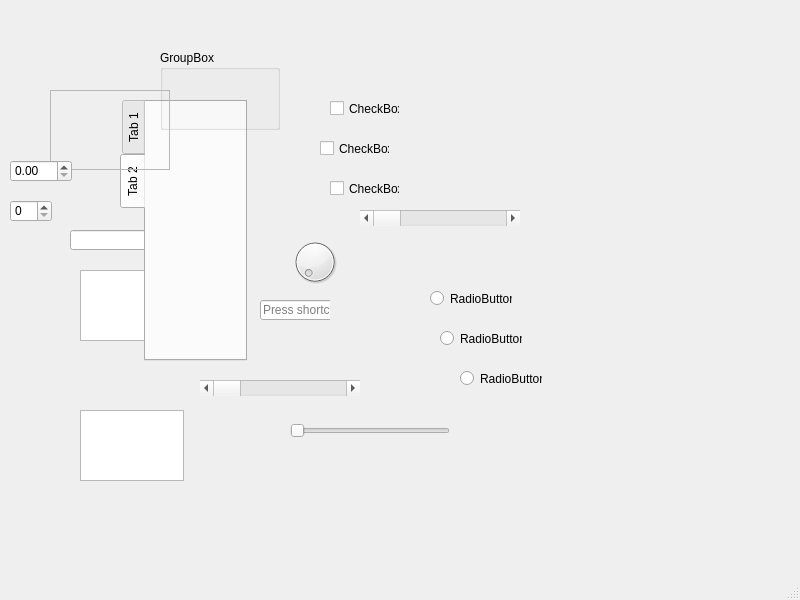
<?xml version="1.0" encoding="UTF-8"?>
<ui version="4.0">
 <class>MainWindow</class>
 <widget class="QMainWindow" name="MainWindow">
  <property name="geometry">
   <rect>
    <x>0</x>
    <y>0</y>
    <width>800</width>
    <height>600</height>
   </rect>
  </property>
  <property name="windowTitle">
   <string>MainWindow</string>
  </property>
  <widget class="QWidget" name="centralwidget">
   <widget class="QWidget" name="widget" native="true">
    <property name="geometry">
     <rect>
      <x>210</x>
      <y>290</y>
      <width>120</width>
      <height>80</height>
     </rect>
    </property>
    <widget class="QKeySequenceEdit" name="keySequenceEdit">
     <property name="geometry">
      <rect>
       <x>50</x>
       <y>10</y>
       <width>113</width>
       <height>20</height>
      </rect>
     </property>
    </widget>
   </widget>
   <widget class="QLineEdit" name="lineEdit">
    <property name="geometry">
     <rect>
      <x>70</x>
      <y>230</y>
      <width>113</width>
      <height>20</height>
     </rect>
    </property>
   </widget>
   <widget class="QTextEdit" name="textEdit">
    <property name="geometry">
     <rect>
      <x>80</x>
      <y>270</y>
      <width>104</width>
      <height>71</height>
     </rect>
    </property>
   </widget>
   <widget class="QPlainTextEdit" name="plainTextEdit">
    <property name="geometry">
     <rect>
      <x>80</x>
      <y>410</y>
      <width>104</width>
      <height>71</height>
     </rect>
    </property>
   </widget>
   <widget class="QTabWidget" name="tabWidget">
    <property name="geometry">
     <rect>
      <x>120</x>
      <y>100</y>
      <width>127</width>
      <height>261</height>
     </rect>
    </property>
    <property name="layoutDirection">
     <enum>Qt::RightToLeft</enum>
    </property>
    <property name="tabPosition">
     <enum>QTabWidget::West</enum>
    </property>
    <property name="currentIndex">
     <number>1</number>
    </property>
    <widget class="QWidget" name="tab">
     <attribute name="title">
      <string>Tab 1</string>
     </attribute>
    </widget>
    <widget class="QWidget" name="tab_2">
     <attribute name="title">
      <string>Tab 2</string>
     </attribute>
    </widget>
   </widget>
   <widget class="QCheckBox" name="checkBox">
    <property name="geometry">
     <rect>
      <x>330</x>
      <y>100</y>
      <width>70</width>
      <height>17</height>
     </rect>
    </property>
    <property name="text">
     <string>CheckBox</string>
    </property>
   </widget>
   <widget class="QCheckBox" name="checkBox_2">
    <property name="geometry">
     <rect>
      <x>320</x>
      <y>140</y>
      <width>70</width>
      <height>17</height>
     </rect>
    </property>
    <property name="text">
     <string>CheckBox</string>
    </property>
   </widget>
   <widget class="QCheckBox" name="checkBox_3">
    <property name="geometry">
     <rect>
      <x>330</x>
      <y>180</y>
      <width>70</width>
      <height>17</height>
     </rect>
    </property>
    <property name="text">
     <string>CheckBox</string>
    </property>
   </widget>
   <widget class="QRadioButton" name="radioButton">
    <property name="geometry">
     <rect>
      <x>430</x>
      <y>290</y>
      <width>82</width>
      <height>17</height>
     </rect>
    </property>
    <property name="text">
     <string>RadioButton</string>
    </property>
   </widget>
   <widget class="QRadioButton" name="radioButton_2">
    <property name="geometry">
     <rect>
      <x>440</x>
      <y>330</y>
      <width>82</width>
      <height>17</height>
     </rect>
    </property>
    <property name="text">
     <string>RadioButton</string>
    </property>
   </widget>
   <widget class="QRadioButton" name="radioButton_3">
    <property name="geometry">
     <rect>
      <x>460</x>
      <y>370</y>
      <width>82</width>
      <height>17</height>
     </rect>
    </property>
    <property name="text">
     <string>RadioButton</string>
    </property>
   </widget>
   <widget class="QGroupBox" name="groupBox">
    <property name="geometry">
     <rect>
      <x>160</x>
      <y>50</y>
      <width>120</width>
      <height>80</height>
     </rect>
    </property>
    <property name="title">
     <string>GroupBox</string>
    </property>
   </widget>
   <widget class="QSlider" name="horizontalSlider">
    <property name="geometry">
     <rect>
      <x>290</x>
      <y>420</y>
      <width>160</width>
      <height>22</height>
     </rect>
    </property>
    <property name="sizeIncrement">
     <size>
      <width>20</width>
      <height>0</height>
     </size>
    </property>
    <property name="orientation">
     <enum>Qt::Horizontal</enum>
    </property>
    <property name="invertedControls">
     <bool>true</bool>
    </property>
   </widget>
   <widget class="QFrame" name="frame">
    <property name="geometry">
     <rect>
      <x>50</x>
      <y>90</y>
      <width>120</width>
      <height>80</height>
     </rect>
    </property>
    <property name="frameShape">
     <enum>QFrame::StyledPanel</enum>
    </property>
    <property name="frameShadow">
     <enum>QFrame::Raised</enum>
    </property>
   </widget>
   <widget class="QWidget" name="widget_2" native="true">
    <property name="geometry">
     <rect>
      <x>30</x>
      <y>220</y>
      <width>120</width>
      <height>80</height>
     </rect>
    </property>
   </widget>
   <widget class="QDial" name="dial">
    <property name="geometry">
     <rect>
      <x>290</x>
      <y>230</y>
      <width>50</width>
      <height>64</height>
     </rect>
    </property>
   </widget>
   <widget class="QScrollBar" name="horizontalScrollBar">
    <property name="geometry">
     <rect>
      <x>200</x>
      <y>380</y>
      <width>160</width>
      <height>16</height>
     </rect>
    </property>
    <property name="orientation">
     <enum>Qt::Horizontal</enum>
    </property>
   </widget>
   <widget class="QScrollBar" name="horizontalScrollBar_2">
    <property name="geometry">
     <rect>
      <x>360</x>
      <y>210</y>
      <width>160</width>
      <height>16</height>
     </rect>
    </property>
    <property name="orientation">
     <enum>Qt::Horizontal</enum>
    </property>
   </widget>
   <widget class="QSpinBox" name="spinBox">
    <property name="geometry">
     <rect>
      <x>10</x>
      <y>200</y>
      <width>42</width>
      <height>22</height>
     </rect>
    </property>
   </widget>
   <widget class="QDoubleSpinBox" name="doubleSpinBox">
    <property name="geometry">
     <rect>
      <x>10</x>
      <y>160</y>
      <width>62</width>
      <height>22</height>
     </rect>
    </property>
   </widget>
  </widget>
  <widget class="QMenuBar" name="menubar">
   <property name="geometry">
    <rect>
     <x>0</x>
     <y>0</y>
     <width>800</width>
     <height>21</height>
    </rect>
   </property>
  </widget>
  <widget class="QStatusBar" name="statusbar"/>
 </widget>
 <resources/>
 <connections/>
</ui>
